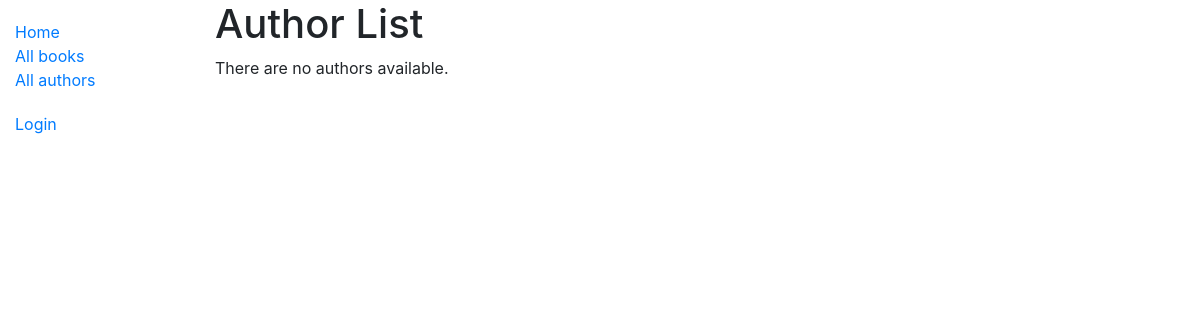
The app's page /catalog/authors/, older data.
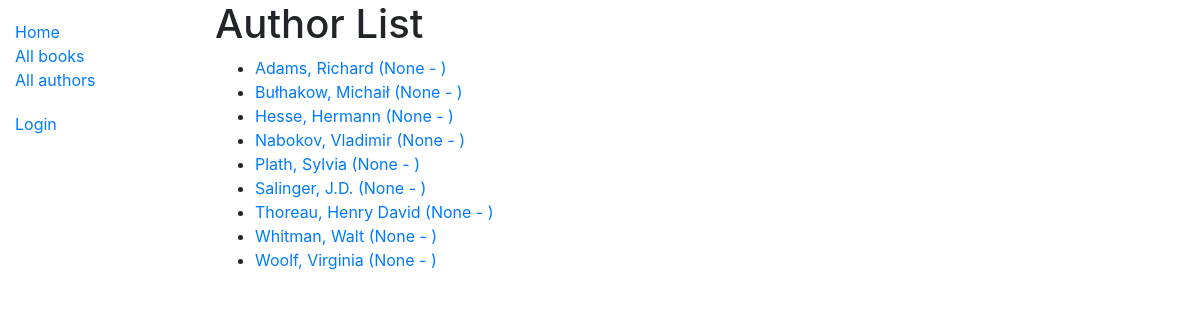
The same page, newer data.
### catalog/models.py (models this page shows)
class Author(models.Model):
    first_name = models.CharField(max_length=100)
    last_name = models.CharField(max_length=100)
    date_of_birth = models.DateField(null=True, blank=True)
    date_of_death = models.DateField('Died', null=True, blank=True)
    class Meta:
        ordering = ['last_name', 'first_name']
    def get_absolute_url(self):
        return reverse('author-detail', args=[str(self.id)])
    def __str__(self):
        return f'{self.last_name}, {self.first_name}'

### catalog/views.py (the view)
# urls.py: path('authors/', views.AuthorListView.as_view(), name='authors'),
class AuthorListView(generic.ListView):
    model = Author
    paginate_by = 10

### catalog/templates/catalog/author_list.html
{% extends "base_generic.html" %}
{% block content %}
  <h1>Author List</h1>
  {% if author_list %}
  <ul>
    {% for author in author_list %}
      <li>
        <a href="{{ author.get_absolute_url }}">
        {{ author }} ({{author.date_of_birth}} - {% if author.date_of_death %}{{author.date_of_death}}{% endif %})
        </a>
      </li>
    {% endfor %}
  </ul>
  {% else %}
    <p>There are no authors available.</p>
  {% endif %}
{% endblock %}

### catalog/templates/base_generic.html (shortened to what this page needs)
<!DOCTYPE html>
<html lang="en">
<head>
  <link rel="stylesheet" href="https://cdn.jsdelivr.net/npm/bootstrap@4.5.3/dist/css/bootstrap.min.css">
  {% load static %}
  <link rel="stylesheet" href="{% static 'css/styles.css' %}">
</head>
<body>
<div class="container-fluid">
<div class="row">
  <div class="col-sm-2">
  {% block sidebar %}
  <ul class="sidebar-nav">
    <li><a href="{% url 'index' %}">Home</a></li>
    <li><a href="{% url 'books' %}">All books</a></li>
    <li><a href="{% url 'authors' %}">All authors</a></li>
  </ul>
  <ul class="sidebar-nav">
   {% if user.is_authenticated %}
     <li>User: {{ user.get_username }}</li>
     <li><a href="{% url 'my-borrowed' %}">My Borrowed</a></li>
     <li><a href="{% url 'logout'%}?next={{request.path}}">Logout</a></li>
   {% else %}
     <li><a href="{% url 'login'%}?next={{request.path}}">Login</a></li>
   {% endif %}
  </ul>
{% endblock %}
  </div>
  <div class="col-sm-10 ">
  {% block content %}{% endblock %}
  </div>
</div>
</div>
</body>
</html>

### catalog/static/css/styles.css (style rules this page uses)
.sidebar-nav { margin-top: 20px; padding: 0; list-style: none; }

Row changes from the older to the newer data that the page shows:
added Author: last_name+first_name "Adams, Richard", date_of_birth "None"
added Author: last_name+first_name "Bułhakow, Michaił", date_of_birth "None"
added Author: last_name+first_name "Hesse, Hermann", date_of_birth "None"
added Author: last_name+first_name "Nabokov, Vladimir", date_of_birth "None"
added Author: last_name+first_name "Plath, Sylvia", date_of_birth "None"
added Author: last_name+first_name "Salinger, J.D.", date_of_birth "None"
added Author: last_name+first_name "Thoreau, Henry David", date_of_birth "None"
added Author: last_name+first_name "Whitman, Walt", date_of_birth "None"
added Author: last_name+first_name "Woolf, Virginia", date_of_birth "None"
Text that changed along with them:
text no longer shown: "There are no authors available."
